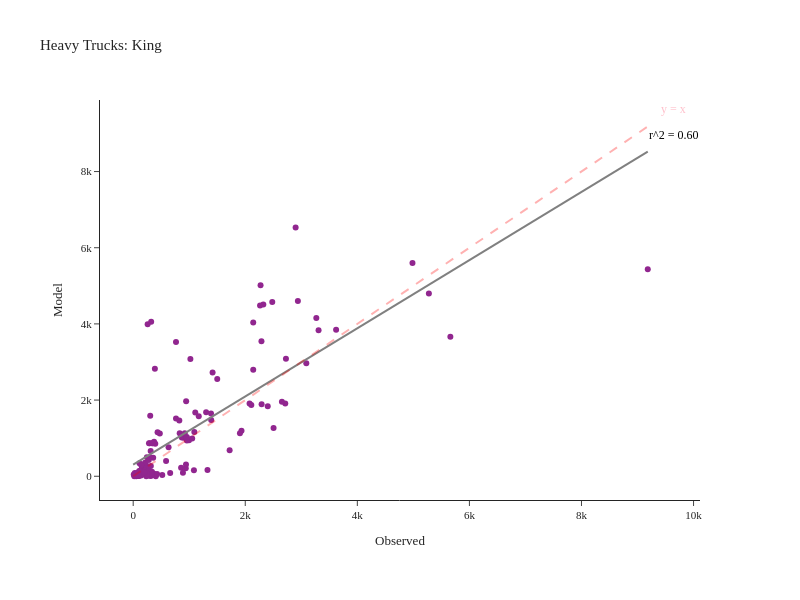

The notebook cell saved with this chart:
### Code cell
fig = create_truck_chart(df_daily_heavy, 'Heavy', 'King')
fig.show()

### Figure 1 — Plotly figure (JSON) as saved in the notebook; plotly's stock layout.template omitted (floating-point values rounded to 4 significant figures; data arrays with more than 128 entries replaced by an {"elided": "..."} marker saying what was removed)
{"data": [{"customdata": {"elided": "132x2 str values"}, "hovertemplate": "Observed=%{x}<br>Model=%{y}<br>location=%{customdata[0]}<br>County=%{customdata[1]}<extra></extra>", "legendgroup": "", "line": {"color": "Grey", "width": 2}, "marker": {"color": "#91268F", "symbol": "circle"}, "mode": "markers", "name": "", "orientation": "v", "showlegend": false, "type": "scatter", "x": {"elided": "132 int values"}, "xaxis": "x", "y": {"elided": "132 int values"}, "yaxis": "y"}, {"hovertemplate": "Observed=%{x}<br>Model=%{y}<extra></extra>", "legendgroup": "", "line": {"color": "Grey", "dash": "solid", "width": 2}, "marker": {"symbol": "circle"}, "mode": "lines", "name": "", "orientation": "v", "showlegend": false, "type": "scatter", "x": [0.0, 92.76, 185.5, 278.3, 371.0, 463.8, 556.5, 649.3, 742.1, 834.8, 927.6, 1020.0, 1113.0, 1206.0, 1299.0, 1391.0, 1484.0, 1577.0, 1670.0, 1762.0, 1855.0, 1948.0, 2041.0, 2133.0, 2226.0, 2319.0, 2412.0, 2504.0, 2597.0, 2690.0, 2783.0, 2875.0, 2968.0, 3061.0, 3154.0, 3247.0, 3339.0, 3432.0, 3525.0, 3618.0, 3710.0, 3803.0, 3896.0, 3989.0, 4081.0, 4174.0, 4267.0, 4360.0, 4452.0, 4545.0, 4638.0, 4731.0, 4823.0, 4916.0, 5009.0, 5102.0, 5194.0, 5287.0, 5380.0, 5473.0, 5565.0, 5658.0, 5751.0, 5844.0, 5936.0, 6029.0, 6122.0, 6215.0, 6308.0, 6400.0, 6493.0, 6586.0, 6679.0, 6771.0, 6864.0, 6957.0, 7050.0, 7142.0, 7235.0, 7328.0, 7421.0, 7513.0, 7606.0, 7699.0, 7792.0, 7884.0, 7977.0, 8070.0, 8163.0, 8255.0, 8348.0, 8441.0, 8534.0, 8626.0, 8719.0, 8812.0, 8905.0, 8997.0, 9090.0, 9183.0], "xaxis": "x", "y": [303.2, 386.3, 469.3, 552.4, 635.4, 718.5, 801.5, 884.6, 967.6, 1051.0, 1134.0, 1217.0, 1300.0, 1383.0, 1466.0, 1549.0, 1632.0, 1715.0, 1798.0, 1881.0, 1964.0, 2047.0, 2130.0, 2213.0, 2296.0, 2379.0, 2462.0, 2545.0, 2629.0, 2712.0, 2795.0, 2878.0, 2961.0, 3044.0, 3127.0, 3210.0, 3293.0, 3376.0, 3459.0, 3542.0, 3625.0, 3708.0, 3791.0, 3874.0, 3957.0, 4040.0, 4123.0, 4206.0, 4289.0, 4372.0, 4456.0, 4539.0, 4622.0, 4705.0, 4788.0, 4871.0, 4954.0, 5037.0, 5120.0, 5203.0, 5286.0, 5369.0, 5452.0, 5535.0, 5618.0, 5701.0, 5784.0, 5867.0, 5950.0, 6033.0, 6116.0, 6199.0, 6283.0, 6366.0, 6449.0, 6532.0, 6615.0, 6698.0, 6781.0, 6864.0, 6947.0, 7030.0, 7113.0, 7196.0, 7279.0, 7362.0, 7445.0, 7528.0, 7611.0, 7694.0, 7777.0, 7860.0, 7943.0, 8026.0, 8110.0, 8193.0, 8276.0, 8359.0, 8442.0, 8525.0], "yaxis": "y"}], "layout": {"annotations": [{"align": "right", "font": {"color": "pink", "size": 12}, "showarrow": false, "text": "y = x", "x": 9642.0, "y": 9642.0}, {"align": "right", "font": {"color": "black", "size": 12}, "showarrow": false, "text": "r^2 = 0.60", "x": 9642.0, "y": 8951.0}], "height": 600, "legend": {"tracegroupgap": 0}, "margin": {"b": 100, "l": 100, "r": 100, "t": 100}, "shapes": [{"line": {"color": "Red", "dash": "dash", "width": 2}, "type": "line", "x0": 0, "x1": 9183, "y0": 0, "y1": 9183}], "title": {"text": "Heavy Trucks: King"}, "width": 800, "xaxis": {"anchor": "y", "domain": [0.0, 1.0], "title": {"text": "Observed"}}, "yaxis": {"anchor": "x", "domain": [0.0, 1.0], "title": {"text": "Model"}}}}
